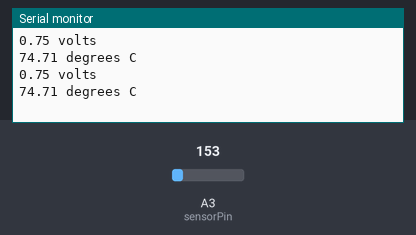
This sketch was run on a simulated Arduino Uno, built with avr-gcc and run on an emulated ATmega328P. Shown: the last lines printed to the serial monitor. The test bench sets the inputs (shaded band); at power-on: A3 (sensorPin) = 153.

Above: at 1.8 s.
1.9 s: A3 (sensorPin) set to 165
At 2.8 s:
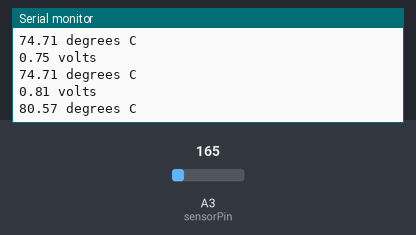
3.4 s: A3 (sensorPin) set to 175
At 4.6 s:
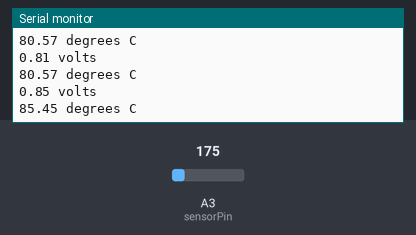
Timing chart, 0 to 6.4 s (numbered marks = the images above; inputs shaded):
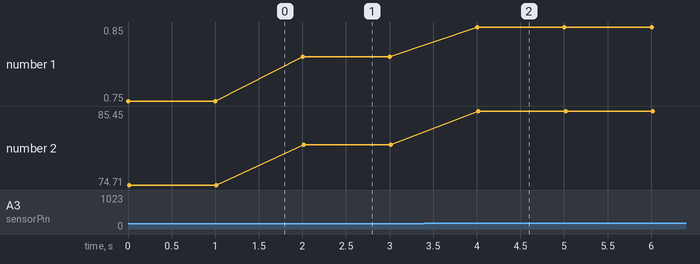

The sketch:

PLab_Temperature_raw.ino
```cpp
//TMP35 Pin Variables
int sensorPin = A3; //the analog pin the TMP36's Vout (sense) pin is connected to
                        //the resolution is 10 mV / degree centigrade with a
                        //500 mV offset to allow for negative temperatures
void setup()
{
  Serial.begin(9600);  //Start the serial connection with the computer
                       //to view the result open the serial monitor
}

void loop()                     // run over and over again
{
 //getting the voltage reading from the temperature sensor
 int reading = analogRead(sensorPin);
 // converting that reading to voltage, for 3.3v arduino use 3.3
 float voltage = reading * 5.0 / 1024;
 // print out the voltage
 Serial.print(voltage); Serial.println(" volts");
 // now print out the temperature
 float temperatureC = (voltage) * 100 ;  //converting from 10 mv per degree wit 500 mV offset                                            //to degrees ((volatge - 500mV) times 100)
 Serial.print(temperatureC); Serial.println(" degrees C");
 delay(1000);                                     //waiting a second
}
```

Measured:
- after the input at 1.9 s, the serial monitor: prints a new line after 0.10 s (image 1)
- after the input at 3.4 s, the serial monitor: prints a new line after 0.60 s (image 2)
- plotted number 1: 0.75 → 0.81 after the input at 1.9 s, 0.81 → 0.85 after the input at 3.4 s
- plotted number 2: 74.71 → 80.57 after the input at 1.9 s, 80.57 → 85.45 after the input at 3.4 s
